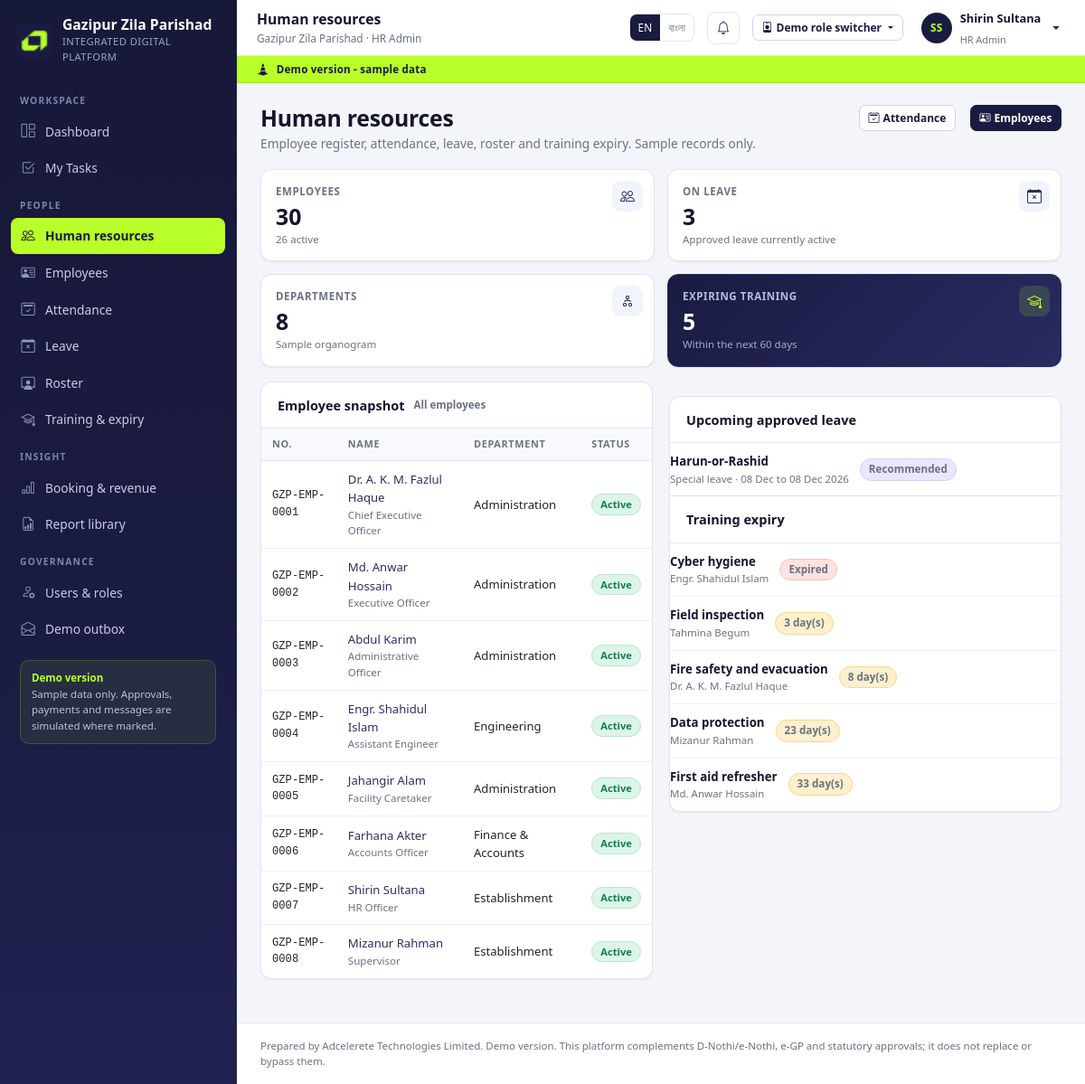
The app's page /app/hr/ (signed in) with its own data.
### accounts/models.py (models this page shows, shortened)
class User(AbstractUser):
    role = models.ForeignKey(Role, null=True, blank=True, on_delete=models.SET_NULL,
                             related_name='users')
    phone = models.CharField(max_length=30, blank=True)
    department = models.ForeignKey('hr.Department', null=True, blank=True,
                                   on_delete=models.SET_NULL, related_name='users')
    designation = models.ForeignKey('hr.Designation', null=True, blank=True,
                                    on_delete=models.SET_NULL, related_name='users')
    facility = models.ForeignKey('facilities.Facility', null=True, blank=True,
                                 on_delete=models.SET_NULL, related_name='operators',
                                 help_text='Assigned facility for reception operators.')
    email_verified = models.BooleanField(default=False)
    is_demo = models.BooleanField(default=True)
    otp_code = models.CharField(max_length=8, blank=True)
    otp_created_at = models.DateTimeField(null=True, blank=True)
    otp_attempts = models.PositiveIntegerField(default=0)
    class Meta:
        ordering = ['first_name', 'username']
    @property
    def display_name(self):
        return self.get_full_name() or self.username
    @property
    def role_name(self):
        return self.role.name if self.role else 'No role'
    @property
    def is_citizen(self):
        return bool(self.role and self.role.code == 'citizen')
    @property
    def is_staff_portal_user(self):
        return bool(self.role and self.role.code != 'citizen')
    @property
    def is_read_only(self):
        return bool(self.role and self.role.is_read_only)
    def can(self, code):
        if not getattr(self, 'is_authenticated', False):
            return False
        if self.is_superuser:
            return True
        if not self.role_id:
            return False
        cache = getattr(self, '_perm_cache', None)
        if cache is None:
            cache = set(self.role.permissions.values_list('code', flat=True))
            self._perm_cache = cache
        return code in cache

class Role(models.Model):
    code = models.SlugField(max_length=40, unique=True)
    name = models.CharField(max_length=120)
    description = models.TextField(blank=True)
    permissions = models.ManyToManyField(Permission, blank=True, related_name='roles')
    is_read_only = models.BooleanField(
        default=False,
        help_text='Read-only roles cannot submit changes anywhere in the platform.',
    )
    sort_order = models.PositiveIntegerField(default=100)
    class Meta:
        ordering = ['sort_order', 'name']

### hr/models.py (models this page shows, shortened)
class Employee(models.Model):
    STATUS = [('active', 'Active'), ('leave', 'On leave'), ('inactive', 'Inactive')]
    TYPES = [('permanent', 'Permanent'), ('contract', 'Contract'),
             ('deputation', 'Deputation'), ('daily', 'Daily wage')]
    user = models.OneToOneField(settings.AUTH_USER_MODEL, null=True, blank=True,
                                on_delete=models.SET_NULL, related_name='employee')
    employee_no = models.CharField(max_length=30, unique=True)
    name = models.CharField(max_length=160)
    department = models.ForeignKey(Department, null=True, blank=True,
                                   on_delete=models.SET_NULL, related_name='employees')
    designation = models.ForeignKey(Designation, null=True, blank=True,
                                    on_delete=models.SET_NULL, related_name='employees')
    joining_date = models.DateField(null=True, blank=True)
    employment_type = models.CharField(max_length=20, choices=TYPES, default='permanent')
    phone = models.CharField(max_length=30, blank=True)
    email = models.EmailField(blank=True)
    supervisor = models.ForeignKey('self', null=True, blank=True,
                                   on_delete=models.SET_NULL, related_name='team')
    emergency_contact = models.CharField(max_length=120, blank=True)
    status = models.CharField(max_length=20, choices=STATUS, default='active')
    notes = models.TextField(blank=True)
    class Meta:
        ordering = ['employee_no']

class Designation(models.Model):
    name = models.CharField(max_length=120)
    department = models.ForeignKey(Department, null=True, blank=True,
                                   on_delete=models.SET_NULL, related_name='designations')
    class Meta:
        ordering = ['name']

class Department(models.Model):
    name = models.CharField(max_length=120, unique=True)
    code = models.SlugField(max_length=30, unique=True)
    head = models.ForeignKey(settings.AUTH_USER_MODEL, null=True, blank=True,
                             on_delete=models.SET_NULL, related_name='headed_departments')
    class Meta:
        ordering = ['name']

class LeaveRequest(models.Model):
    TYPES = [('casual', 'Casual leave'), ('sick', 'Sick leave'),
             ('annual', 'Annual leave'), ('special', 'Special leave')]
    STATUS = [('submitted', 'Submitted'), ('under_review', 'Under review'),
              ('clarification', 'Clarification required'), ('recommended', 'Recommended'),
              ('approved', 'Approved'), ('rejected', 'Rejected'),
              ('cancelled', 'Cancelled')]
    employee = models.ForeignKey(Employee, on_delete=models.CASCADE, related_name='leaves')
    leave_type = models.CharField(max_length=20, choices=TYPES, default='casual')
    start_date = models.DateField()
    end_date = models.DateField()
    reason = models.TextField()
    status = models.CharField(max_length=20, choices=STATUS, default='submitted')
    applied_at = models.DateTimeField(default=timezone.now)
    decided_at = models.DateTimeField(null=True, blank=True)
    decision_note = models.CharField(max_length=255, blank=True)
    class Meta:
        ordering = ['-applied_at']

class TrainingRecord(models.Model):
    employee = models.ForeignKey(Employee, on_delete=models.CASCADE, related_name='training')
    title = models.CharField(max_length=160)
    provider = models.CharField(max_length=160, blank=True)
    completed_on = models.DateField(null=True, blank=True)
    expires_on = models.DateField(null=True, blank=True)
    certificate = models.FileField(upload_to='training/', blank=True, null=True)
    note = models.CharField(max_length=255, blank=True)
    class Meta:
        ordering = ['expires_on', 'title']
    @property
    def is_expired(self):
        return bool(self.expires_on and self.expires_on < timezone.localdate())
    @property
    def days_left(self):
        if not self.expires_on:
            return None
        return (self.expires_on - timezone.localdate()).days

### hr/views.py (the view)
# urls.py: path('app/', views.dashboard, name='dashboard'),
@perm_required('hr.view', 'hr.self')
def dashboard(request):
    employees = Employee.objects.select_related('department', 'designation')
    department = request.GET.get('department', '')
    if department:
        employees = employees.filter(department__code=department)
    stats = {
        'total': Employee.objects.count(),
        'active': Employee.objects.filter(status='active').count(),
        'on_leave': Employee.objects.filter(status='leave').count(),
        'departments': Department.objects.count(),
    }
    upcoming_leave = LeaveRequest.objects.filter(
        status__in=('approved', 'recommended'), start_date__gte=today()
    ).select_related('employee')[:6]
    expiring = TrainingRecord.objects.filter(
        expires_on__lte=today() + timedelta(days=60)
    ).select_related('employee')[:6]
    return render(request, 'hr/dashboard.html', {
        'stats': stats,
        'employees': employees[:8],
        'departments': Department.objects.all(),
        'selected_department': department,
        'upcoming_leave': upcoming_leave,
        'expiring': expiring,
        'page_title': 'Human resources',
    })

### templates/hr/dashboard.html (shortened to what this page needs)
{% extends 'base.html' %}
{% load gzp %}
{% block content %}
<div class="page-head">
  <div>
    <h1>{% t "Human resources" %}</h1>
    <div class="sub">Employee register, attendance, leave, roster and training expiry. Sample records only.</div>
  </div>
  <a class="btn btn-sm btn-outline-primary" href="/app/hr/attendance/"><i class="bi bi-calendar2-check me-1"></i>Attendance</a>
  <a class="btn btn-sm btn-primary" href="/app/hr/employees/"><i class="bi bi-person-vcard me-1"></i>Employees</a>
</div>
<div class="stat-grid mb-3">
  <div class="stat"><div class="label">Employees</div><div class="value">{{ stats.total }}</div>
    <div class="hint">{{ stats.active }} active</div><div class="ic"><i class="bi bi-people"></i></div></div>
  <div class="stat"><div class="label">On leave</div><div class="value">{{ stats.on_leave }}</div>
    <div class="hint">Approved leave currently active</div><div class="ic"><i class="bi bi-calendar-x"></i></div></div>
  <div class="stat"><div class="label">Departments</div><div class="value">{{ stats.departments }}</div>
    <div class="hint">Sample organogram</div><div class="ic"><i class="bi bi-diagram-2"></i></div></div>
  <div class="stat accent"><div class="label">Expiring training</div><div class="value">{{ expiring|length }}</div>
    <div class="hint">Within the next 60 days</div><div class="ic"><i class="bi bi-mortarboard"></i></div></div>
</div>
<div class="two-col">
  <div class="card">
    <div class="card-header"><strong>Employee snapshot</strong><a class="note-inline" href="/app/hr/employees/">All employees</a></div>
    <div class="table-wrap">
      <table class="table-gzp">
        <thead><tr><th>No.</th><th>Name</th><th>Department</th><th>Status</th></tr></thead>
        <tbody>
        {% for employee in employees %}
          <tr>
            <td class="mono">{{ employee.employee_no }}</td>
            <td><a href="/app/hr/employees/{{ employee.pk }}/">{{ employee.name }}</a>
              <div class="note-inline">{{ employee.designation.name|default:"-" }}</div></td>
            <td>{{ employee.department.name|default:"-" }}</td>
            <td><span class="chip chip-{{ employee.status|chip }}">{{ employee.get_status_display }}</span></td>
          </tr>
        {% empty %}
          <tr><td colspan="4"><div class="table-empty">No employees seeded yet.</div></td></tr>
        {% endfor %}
        </tbody>
      </table>
    </div>
  </div>
  <div class="card">
    <div class="card-header"><strong>Upcoming approved leave</strong></div>
    <div class="list-clean">
      {% for leave in upcoming_leave %}
        <div class="list-row">
          <div>
            <b>{{ leave.employee.name }}</b>
            <div class="note-inline">{{ leave.get_leave_type_display }} · {{ leave.start_date|date:"d M" }} to {{ leave.end_date|date:"d M Y" }}</div>
          </div>
          <span class="chip chip-{{ leave.status|chip }}">{{ leave.get_status_display }}</span>
        </div>
      {% empty %}
        <div class="table-empty">No upcoming leave.</div>
      {% endfor %}
    </div>
    <div class="card-header border-top"><strong>Training expiry</strong></div>
    <div class="list-clean">
      {% for record in expiring %}
        <div class="list-row">
          <div><b>{{ record.title }}</b><div class="note-inline">{{ record.employee.name }}</div></div>
          <span class="chip {% if record.is_expired %}chip-danger{% else %}chip-warning{% endif %}">
            {% if record.is_expired %}Expired{% else %}{{ record.days_left }} day(s){% endif %}
          </span>
        </div>
      {% empty %}
        <div class="table-empty">No expiring training records.</div>
      {% endfor %}
    </div>
  </div>
</div>
{% endblock %}

### templates/base.html (shortened to what this page needs)
{% load static gzp %}<!doctype html>
<html lang="{{ lang }}">
<head>
  <link rel="stylesheet" href="{% static 'vendor/bootstrap/bootstrap.min.css' %}">
  <link rel="stylesheet" href="{% static 'vendor/bootstrap-icons/bootstrap-icons.min.css' %}">
  <link rel="stylesheet" href="{% static 'css/gzp.css' %}">
</head>
<body class="{% block body_class %}{% endblock %}">
{% if user.is_authenticated and user.is_staff_portal_user %}
  <aside class="sidebar" id="sidebar" aria-label="Main navigation">
    <div class="brand">
      <img src="{% static 'img/adcelerete_logo.png' %}" alt="Adcelerete logo">
      <div>
        <div class="brand-name">{{ APP_NAME_MAIN }}</div>
        <div class="brand-sub">{{ APP_NAME_SUB }}</div>
      </div>
    </div>
    <div class="sidebar-scroll">
      {% for group in nav_groups %}
        <div class="nav-group">
          <div class="nav-group-label">{{ group.label|tr:lang }}</div>
          {% for item in group.items %}
            <a class="nav-item {% nav_active request item.url %}" href="{{ item.url }}">
              <i class="bi bi-{{ item.icon }}"></i><span>{{ item.label|tr:lang }}</span>
            </a>
          {% endfor %}
        </div>
      {% endfor %}
      <div class="sidebar-note">
        <strong>{% t "Demo version" %}</strong><br>
        Sample data only. Approvals, payments and messages are simulated where marked.
      </div>
    </div>
  </aside>
  <div class="app-shell">
    <header class="topbar">
      <div>
        <div class="page-title">{% block topbar_title %}{{ page_title|default:"Dashboard" }}{% endblock %}</div>
        <div class="crumb">{{ APP_NAME_MAIN }} · {{ user.role_name }}</div>
      </div>
      <div class="lang-switch" role="group" aria-label="Language">
        <a class="{% if lang == 'en' %}on{% endif %}" href="/lang/en/?next={{ request.get_full_path|urlencode }}">EN</a>
        <a class="{% if lang == 'bn' %}on{% endif %}" href="/lang/bn/?next={{ request.get_full_path|urlencode }}">বাংলা</a>
      </div>
      <a class="icon-btn" href="/app/notifications/" aria-label="Notifications">
        <i class="bi bi-bell"></i>
      </a>
      {% if DEMO_MODE %}{% include 'partials/demo_switcher.html' %}{% endif %}
      <div class="dropdown">
        <a class="user-chip dropdown-toggle" href="#" data-bs-toggle="dropdown" aria-expanded="false">
          <span class="avatar">{{ user.display_name|initials }}</span>
          <span class="d-none d-lg-block">
            <span class="u-name">{{ user.display_name }}</span><br>
            <span class="u-role">{{ user.role_name }}</span>
          </span>
        </a>
      </div>
    </header>
    <div class="demo-ribbon"><i class="bi bi-cone-striped"></i> {% t "Demo version - sample data" %}</div>
    <main class="page" id="main">
{% endif %}
      {% block content %}{% endblock %}
{% if user.is_authenticated and user.is_staff_portal_user %}
    </main>
    <footer class="app-footer">
      Prepared by {{ SUPPLIER }}. Demo version. This platform complements D-Nothi/e-Nothi, e-GP and statutory approvals; it does not replace or bypass them.
    </footer>
  </div>
{% endif %}
</body>
</html>

### records on screen
User: role_name "HR Admin", display_name|initials "SS", display_name "Shirin Sultana"
Employee: employee_no "GZP-EMP-0001", name "Dr. A. K. M. Fazlul Haque", designation.name "Chief Executive Officer", department.name "Administration", status "Active"
Employee: employee_no "GZP-EMP-0002", name "Md. Anwar Hossain", designation.name "Executive Officer", department.name "Administration", status "Active"
Employee: employee_no "GZP-EMP-0003", name "Abdul Karim", designation.name "Administrative Officer", department.name "Administration", status "Active"
Employee: employee_no "GZP-EMP-0004", name "Engr. Shahidul Islam", designation.name "Assistant Engineer", department.name "Engineering", status "Active"
Employee: employee_no "GZP-EMP-0005", name "Jahangir Alam", designation.name "Facility Caretaker", department.name "Administration", status "Active"
Employee: employee_no "GZP-EMP-0006", name "Farhana Akter", designation.name "Accounts Officer", department.name "Finance & Accounts", status "Active"
Employee: employee_no "GZP-EMP-0007", name "Shirin Sultana", designation.name "HR Officer", department.name "Establishment", status "Active"
Employee: employee_no "GZP-EMP-0008", name "Mizanur Rahman", designation.name "Supervisor", department.name "Establishment", status "Active"
LeaveRequest: employee.name "Harun-or-Rashid", leave_type "Special leave", start_date "08 Dec", end_date "08 Dec 2026", status "Recommended"
TrainingRecord: title "Cyber hygiene", employee.name "Engr. Shahidul Islam", expires_on "Expired"
TrainingRecord: title "Field inspection", employee.name "Tahmina Begum", days_left "3"
TrainingRecord: title "Fire safety and evacuation", employee.name "Dr. A. K. M. Fazlul Haque", days_left "8"
TrainingRecord: title "Data protection", employee.name "Mizanur Rahman", days_left "23"
TrainingRecord: title "First aid refresher", employee.name "Md. Anwar Hossain", days_left "33"

### other values on screen
{{ APP_NAME_MAIN }} "Gazipur Zila Parishad"
{{ APP_NAME_SUB }} "INTEGRATED DIGITAL PLATFORM"
{{ group.label|tr:lang }} "WORKSPACE" "PEOPLE" "INSIGHT" "GOVERNANCE"
{{ item.label|tr:lang }} "Dashboard" "My Tasks" "Human resources" "Employees" "Attendance" "Leave" "Roster" "Training & expiry" "Booking & revenue" "Report library" "Users & roles" "Demo outbox"
{{ page_title|default:"Dashboard" }} "Human resources"
{{ stats.total }} "30"
{{ stats.active }} "26"
{{ stats.on_leave }} "3"
{{ stats.departments }} "8"
{{ expiring|length }} "5"
{{ SUPPLIER }} "Adcelerete Technologies Limited"
